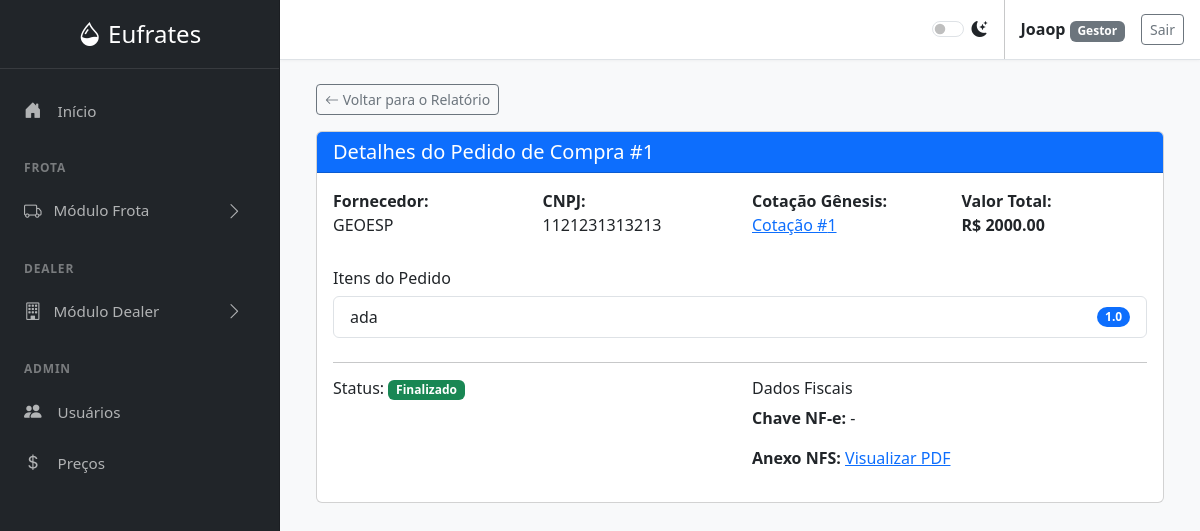
Page /dealers/pedido/1 (signed in) on the committed database.
### tables this page shows
CREATE TABLE users (
        id INTEGER PRIMARY KEY AUTOINCREMENT,
        username TEXT NOT NULL UNIQUE,
        password_hash TEXT NOT NULL,
        role TEXT NOT NULL CHECK(role IN ('Gestor', 'Comprador', 'Padrão'))
    );

CREATE TABLE pedidos_compra (
                id INTEGER PRIMARY KEY, cotacao_id INTEGER, user_id INTEGER, fornecedor_id INTEGER,
                valor_total REAL, data_abertura TEXT, status TEXT, data_finalizacao TEXT,
                nf_e_chave TEXT, nfs_pdf_path TEXT, data_registro TEXT
            , orcamento_id INTEGER DEFAULT 0, aprovado_por_id INTEGER DEFAULT 0);

CREATE TABLE fornecedores (
        id INTEGER PRIMARY KEY AUTOINCREMENT,
        cnpj TEXT NOT NULL UNIQUE,
        nome TEXT NOT NULL,
        ie TEXT,
        endereco TEXT,
        tipo TEXT,
        contato TEXT,
        data_registro TEXT DEFAULT CURRENT_TIMESTAMP
    );

CREATE TABLE pedido_itens (
                id INTEGER PRIMARY KEY, pedido_id INTEGER, descricao TEXT, quantidade REAL
            );

### dealer.py (the view, shortened to what this page needs)
@dealer_bp.route('/pedido/<int:pedido_id>', methods=['GET', 'POST'])
@login_required
def pedido_detalhe(pedido_id):
    user_role = g.user['role']
    UPLOAD_FOLDER = os.path.join(os.getcwd(), 'uploads')
    pedido = obter_pedido_compra_por_id(pedido_id)
    itens = obter_itens_por_pedido_id(pedido_id)
    return render_template('pedido_detalhe.html', active_page='pedidos_relatorio', pedido=pedido, itens=itens, user_role=user_role)

### database.py (called while the page is built)
def get_db_connection():
    conn = sqlite3.connect('abastecimentos.db')
    conn.row_factory = sqlite3.Row
    return conn

def obter_pedido_compra_por_id(pedido_id):
    conn = get_db_connection()
    query = '''
        SELECT p.*, f.nome as fornecedor_nome, f.cnpj as fornecedor_cnpj
        FROM pedidos_compra p
        JOIN fornecedores f ON p.fornecedor_id = f.id
        WHERE p.id = ?
    '''
    df = pd.read_sql(query, conn, params=(pedido_id,))
    return df.iloc[0].to_dict() if not df.empty else None

def obter_itens_por_pedido_id(pedido_id):
    conn = get_db_connection()
    df = pd.read_sql("SELECT * FROM pedido_itens WHERE pedido_id = ?", conn, params=(pedido_id,))
    conn.close()
    return df.to_dict('records')

def get_user_by_id(user_id):
    conn = get_db_connection()
    user = conn.execute('SELECT * FROM users WHERE id = ?', (user_id,)).fetchone()
    conn.close()
    return user

### utils.py (called while the page is built)
def inject_now():
    return {'now': datetime.now(), 'g': g}

def load_logged_in_user():
    user_id = session.get('user_id')
    g.user = get_user_by_id(user_id) if user_id else None

def login_required(view):
    @wraps(view)
    def wrapped_view(*args, **kwargs):
        if g.user is None:
            flash('Você precisa estar logado para acessar esta página.', 'warning')
            return redirect(url_for('auth.login'))
        return view(*args, **kwargs)
    return wrapped_view

### templates/pedido_detalhe.html (shortened to what this page needs)
{% extends "base.html" %}
{% block content %}
<div class="container-fluid">
    <a href="{{ url_for('dealer.pedidos_relatorio') }}" class="btn btn-outline-secondary btn-sm mb-3">
        <i class="bi bi-arrow-left"></i> Voltar para o Relatório
    </a>
    <div class="card">
        <div class="card-header bg-primary text-white">
            <h5 class="mb-0">Detalhes do Pedido de Compra #{{ pedido.id }}</h5>
        </div>
        <div class="card-body">
            <div class="row mb-3">
                 <div class="col-md-3"><strong>Fornecedor:</strong><p>{{ pedido.fornecedor_nome or 'N/A' }}</p></div>
                 <div class="col-md-3"><strong>CNPJ:</strong><p>{{ pedido.fornecedor_cnpj or 'N/A' }}</p></div>
                 <div class="col-md-3"><strong>Cotação Gênesis:</strong><p><a href="{{ url_for('dealer.cotacao_detalhe', cotacao_id=pedido.cotacao_id) }}">Cotação #{{ pedido.cotacao_id }}</a></p></div>
                 <div class="col-md-3"><strong>Valor Total:</strong><p class="fw-bold">R$ {{ "%.2f"|format(pedido.valor_total) }}</p></div>
            </div>
            <h6>Itens do Pedido</h6>
            <ul class="list-group mb-4">
                {% for item in itens %}
                <li class="list-group-item d-flex justify-content-between align-items-center">
                    {{ item.descricao }}
                    <span class="badge bg-primary rounded-pill">{{ item.quantidade }}</span>
                </li>
                {% endfor %}
            </ul>
            <hr>
            <div class="row">
                <div class="col-md-6">
                     <h6>Status: <span class="badge {% if pedido.status == 'Finalizado' %}bg-success{% else %}bg-info{% endif %}">{{ pedido.status }}</span></h6>
                </div>
                <div class="col-md-6">
                    <h6>Dados Fiscais</h6>
                    <p><strong>Chave NF-e:</strong> {{ pedido.nf_e_chave or '-' }}</p>
                    <p><strong>Anexo NFS:</strong>
                        {% if pedido.nfs_pdf_path %}
                        <a href="{{ url_for('frota.serve_upload', filename=pedido.nfs_pdf_path) }}" target="_blank">Visualizar PDF</a>
                        {% else %}-{% endif %}
                    </p>
                </div>
            </div>
        </div>
    </div>
</div>
{% endblock %}

### templates/base.html (shortened to what this page needs)
<!DOCTYPE html>
<html lang="pt-BR" data-bs-theme="light">
<head>
    <link href="https://cdn.jsdelivr.net/npm/bootstrap@5.3.3/dist/css/bootstrap.min.css" rel="stylesheet">
    <link rel="stylesheet" href="https://cdn.jsdelivr.net/npm/bootstrap-icons@1.11.3/font/bootstrap-icons.min.css">
</head>
<body>
    <div class="sidebar text-white">
        <div class="sidebar-header text-center">
            <a href="{{ url_for('frota.index') }}" class="fs-4 text-white text-decoration-none">
                <i class="bi bi-droplet-half"></i> Eufrates
            </a>
        </div>
        <ul class="nav flex-column flex-grow-1 mt-3">
            <li class="nav-item">
                <a class="nav-link {% if active_page == 'index' %}active{% endif %}" href="{{ url_for('frota.index') }}">
                    <i class="bi bi-house-door-fill"></i> Início
                </a>
            </li>
            <div class="sidebar-heading">Frota</div>
            <li class="nav-item">
                <a class="nav-link d-flex align-items-center" data-bs-toggle="collapse" href="#frotaSubmenu" role="button" aria-expanded="false" aria-controls="frotaSubmenu">
                    <i class="bi bi-truck"></i> Módulo Frota <i class="bi bi-chevron-right arrow"></i>
                </a>
            </li>
            <div class="sidebar-heading">Dealer</div>
            <li class="nav-item">
                <a class="nav-link d-flex align-items-center" data-bs-toggle="collapse" href="#dealerSubmenu" role="button" aria-expanded="false" aria-controls="dealerSubmenu">
                    <i class="bi bi-building"></i> Módulo Dealer <i class="bi bi-chevron-right arrow"></i>
                </a>
            </li>
            {% if g.user and g.user.role in ['Administrador', 'Gestor'] %}
            <div class="sidebar-heading">Admin</div>
            <li class="nav-item">
                <a class="nav-link {% if active_page == 'user_management' %}active{% endif %}" href="{{ url_for('auth.user_management') }}">
                    <i class="bi bi-people-fill"></i> Usuários
                </a>
            </li>
            <li class="nav-item">
                <a class="nav-link {% if active_page == 'reajuste_combustiveis' %}active{% endif %}" href="{{ url_for('frota.reajuste_combustiveis') }}">
                    <i class="bi bi-currency-dollar"></i> Preços
                </a>
            </li>
            {% endif %}
        </ul>
    </div>
    <div class="main-content">
        <nav class="top-nav px-3 d-flex align-items-center justify-content-end">
            <div class="form-check form-switch me-3">
                <input class="form-check-input" type="checkbox" role="switch" id="themeSwitcher">
                <label class="form-check-label" for="themeSwitcher"><i class="bi bi-moon-stars-fill"></i></label>
            </div>
            {% if g.user %}
                <div class="px-3">
                    <span class="fw-bold">{{ g.user.username }}</span>
                    <span class="badge text-bg-secondary">{{ g.user.role }}</span>
                </div>
                <a href="{{ url_for('auth.logout') }}" class="btn btn-outline-secondary btn-sm">Sair</a>
            {% endif %}
        </nav>
        <main class="page-content">
            {% block content %}{% endblock %}
        </main>
    </div>
</body>
</html>

### templates/base.html (style rules this page uses)
:root { --sidebar-width: 280px; }
body { display: flex; background-color: var(--bs-tertiary-bg); }
.sidebar { width: var(--sidebar-width); height: 100vh; position: fixed; top: 0; left: 0; display: flex; flex-direction: column; background-color: #212529; border-right: 1px solid var(--bs-border-color-translucent); overflow-y: auto; }
.main-content { margin-left: var(--sidebar-width); width: calc(100% - var(--sidebar-width)); }
.top-nav { background-color: var(--bs-body-bg); border-bottom: 1px solid var(--bs-border-color); min-height: 60px; box-shadow: 0 1px 3px rgba(0,0,0, .04); }
.page-content { padding: 1.5rem; }
.sidebar-header { padding: 1rem 1.5rem; border-bottom: 1px solid rgba(255, 255, 255, 0.1); }
.sidebar .nav-link { color: rgba(255, 255, 255, 0.65); font-size: 0.95rem; padding: 0.75rem 1.5rem; }
.sidebar .nav-link .bi { margin-right: 0.75rem; font-size: 1.1rem; }
.sidebar .nav-link[data-bs-toggle="collapse"] .arrow { margin-left: auto; transition: transform 0.2s ease-in-out; }
.sidebar-heading { font-size: .75rem; text-transform: uppercase; letter-spacing: .05rem; font-weight: 600; color: rgba(255, 255, 255, 0.4); padding: 1.5rem 1.5rem 0.5rem; }

### rows in the picture
users: user.username "Joaop", user.role "Gestor"
pedidos_compra: id "1", cotacao_id "1", valor_total "2000.00", status "Finalizado", nf_e_chave "-"
fornecedores: nome "GEOESP", cnpj "1121231313213"
pedido_itens: descricao "ada", quantidade "1.0"
